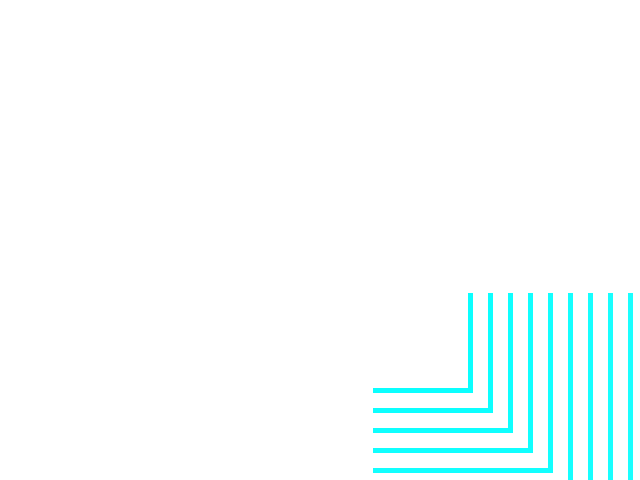
Frame 1 (no input)
Frame 60 (the mouse pressed at the canvas centre just before this capture): identical to frame 1, image omitted
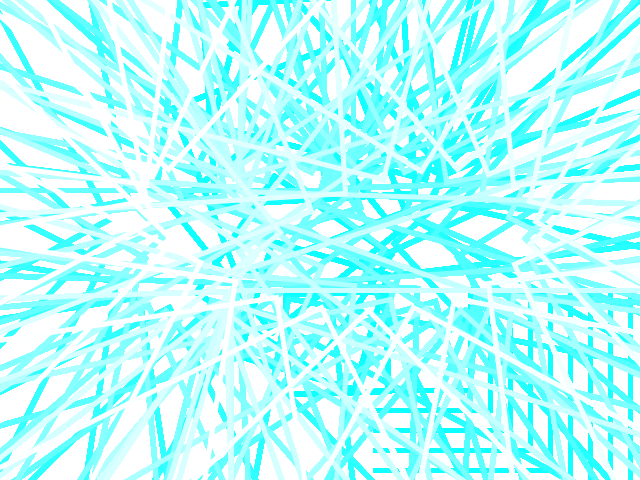
Frame 120 (the mouse held since frame 60 and released just before this capture)

The Processing sketch that drew these frames (run headless with seeded random() and noise(); from frame 60 on, the mouse is pressed at the canvas centre):

// Processing sketch: processing_102748
// ── processing_102748.pde

float magnify = 150; 
float rotation = 50; 
float radius = 50; 
int elements = 136;


void setup()
{
  size(640, 480);
  background(255); 
  
}




void draw()
{
   noFill();
  strokeWeight(5);
  
   rotation = map(mouseX, 0, height, 0, 10);
   radius = map(mouseY, 0, width, 0, 10);
 
   float spacing = TWO_PI/elements; 
   translate(width*0.5,height*0.5);
 
  
  for (int i = 5; i < elements;i++) {
      stroke(i*2,255*i,255*i);
      
      pushMatrix();
      translate(sin(spacing*i*radius)*magnify, 0);
      rotate(spacing*i*rotation);
      rect(50,50,20*i,20*i);
      popMatrix();
  }
}
